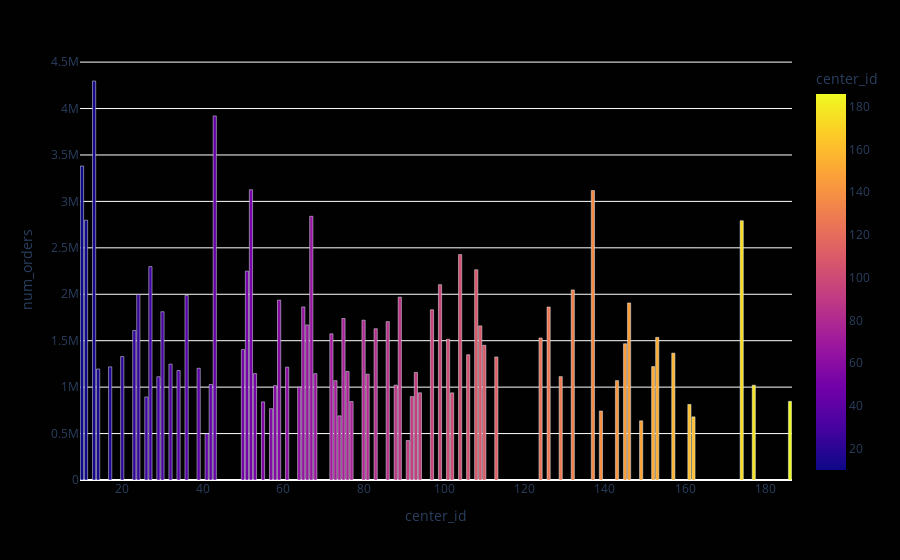

Notebook code cell kept with this figure:
### Code cell
center_id = df.groupby(['center_id'])['num_orders'].sum()
center_id = pd.DataFrame(center_id)
center_id=center_id.reset_index()
import plotly.express as px
fig = px.bar(center_id, x="center_id", y="num_orders", color='center_id')
fig.update_layout({
'plot_bgcolor': 'rgba(1, 1, 1, 1)',
'paper_bgcolor': 'rgba(1, 1, 1, 1)',
})

fig.show()

### Figure 1 — Plotly figure (JSON) as saved in the notebook; plotly's stock layout.template omitted (floating-point values rounded to 4 significant figures)
{"data": [{"alignmentgroup": "True", "hovertemplate": "center_id=%{marker.color}<br>num_orders=%{y}<extra></extra>", "legendgroup": "", "marker": {"color": [10, 11, 13, 14, 17, 20, 23, 24, 26, 27, 29, 30, 32, 34, 36, 39, 41, 42, 43, 50, 51, 52, 53, 55, 57, 58, 59, 61, 64, 65, 66, 67, 68, 72, 73, 74, 75, 76, 77, 80, 81, 83, 86, 88, 89, 91, 92, 93, 94, 97, 99, 101, 102, 104, 106, 108, 109, 110, 113, 124, 126, 129, 132, 137, 139, 143, 145, 146, 149, 152, 153, 157, 161, 162, 174, 177, 186], "coloraxis": "coloraxis", "pattern": {"shape": ""}}, "name": "", "offsetgroup": "", "orientation": "v", "showlegend": false, "textposition": "auto", "type": "bar", "x": [10, 11, 13, 14, 17, 20, 23, 24, 26, 27, 29, 30, 32, 34, 36, 39, 41, 42, 43, 50, 51, 52, 53, 55, 57, 58, 59, 61, 64, 65, 66, 67, 68, 72, 73, 74, 75, 76, 77, 80, 81, 83, 86, 88, 89, 91, 92, 93, 94, 97, 99, 101, 102, 104, 106, 108, 109, 110, 113, 124, 126, 129, 132, 137, 139, 143, 145, 146, 149, 152, 153, 157, 161, 162, 174, 177, 186], "xaxis": "x", "y": [3381018, 2797300, 4296545, 1195108, 1218319, 1329112, 1609906, 1997535, 894009, 2297698, 1111585, 1812167, 1247195, 1178897, 1987250, 1202982, 497338, 1028714, 3920294, 1404232, 2249169, 3125835, 1145963, 841246, 768013, 1015920, 1937221, 1214982, 999063, 1863630, 1669741, 2839493, 1144901, 1573788, 1069680, 691044, 1739081, 1168739, 844520, 1721200, 1139199, 1628964, 1705643, 1021589, 1969200, 425160, 898613, 1158164, 939053, 1833427, 2103282, 1515771, 938582, 2427542, 1349175, 2264042, 1659568, 1451046, 1325039, 1529024, 1863012, 1113421, 2046793, 3117478, 743148, 1070338, 1467295, 1906535, 637527, 1221941, 1536242, 1366290, 813948, 680255, 2792587, 1021177, 846982], "yaxis": "y"}], "layout": {"barmode": "relative", "coloraxis": {"colorbar": {"title": {"text": "center_id"}}, "colorscale": [[0, "#0d0887"], [0.1111, "#46039f"], [0.2222, "#7201a8"], [0.3333, "#9c179e"], [0.4444, "#bd3786"], [0.5556, "#d8576b"], [0.6667, "#ed7953"], [0.7778, "#fb9f3a"], [0.8889, "#fdca26"], [1, "#f0f921"]]}, "legend": {"tracegroupgap": 0}, "margin": {"t": 60}, "paper_bgcolor": "rgba(1, 1, 1, 1)", "plot_bgcolor": "rgba(1, 1, 1, 1)", "xaxis": {"anchor": "y", "domain": [0, 1], "title": {"text": "center_id"}}, "yaxis": {"anchor": "x", "domain": [0, 1], "title": {"text": "num_orders"}}}}
